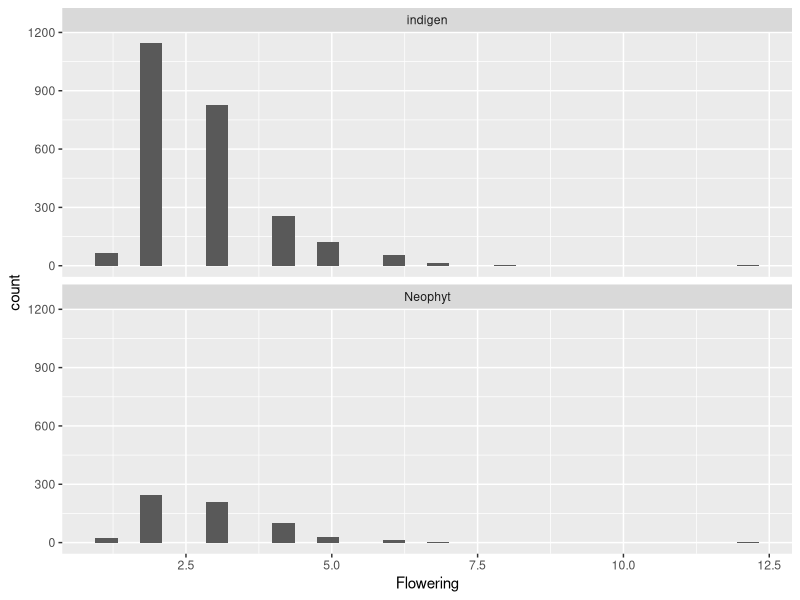

Generate this figure with R:
#--------------------------------------------------------------------------------------------------
# Comparando distribuicoes com o Kolmogorov-Smirnof
#
# Gorgens, Eric Bastos
# Department of Forest Sciences
# University of Sao Paulo
# Piracicaba, Brazil
# gorgens (at) usp.br
#
# Last revision: 2013-06-22
#--------------------------------------------------------------------------------------------------

# comparando tempo de florescimento de especies nativas e exoticas
 
df <- read.csv("flowering_alien_vs_indigen.csv", sep = ";") # o separador pode mudar de computador para computador
head(df)
names(df)

# explorando a distribuição graficamente.
require(ggplot2)
ggplot(df, aes(Flowering)) + geom_histogram() + facet_wrap(~Status, nrow = 2, ncol = 1)
 

# usando o KS-test,
ks.test(df$Flowering[df$Status == "indigen"],
        df$Flowering[df$Status == "Neophyt"])
